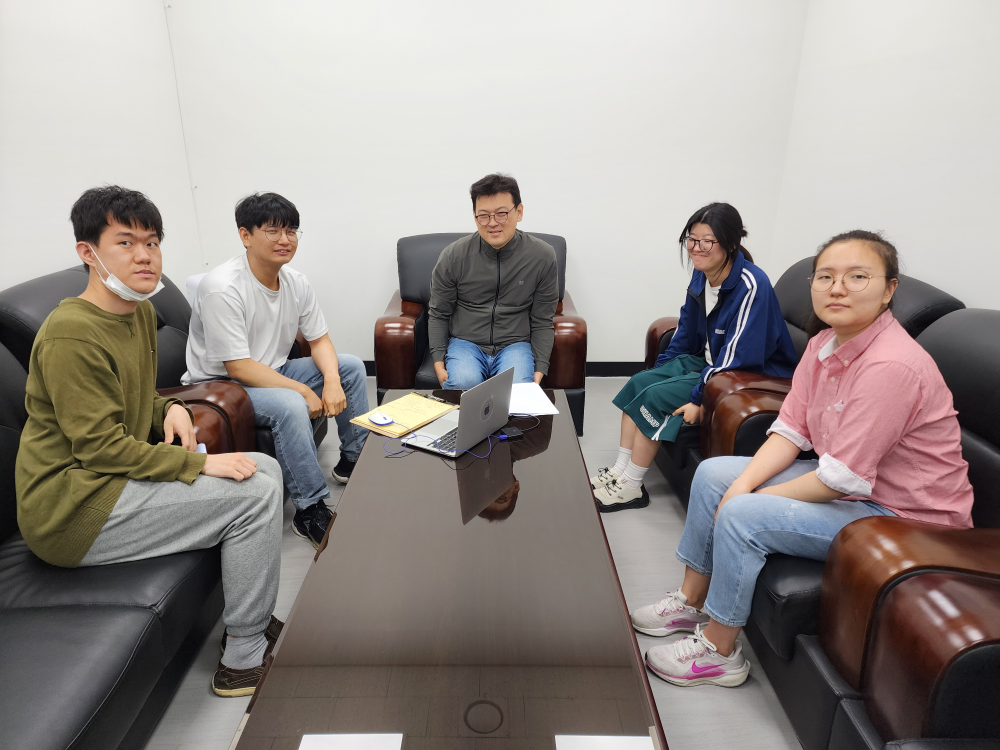
//> input picture opencv_ex/data/20260604_113829.jpg, 4000 x 3000 px, given in place of the camera (shown at 1/4 size)
$ ./52_orb   (built with g++ and OpenCV 4)
//> lines starting //> are read from the running program, lines starting //| are printed output that depends on the picture; after the words box and inside, x2 and y2 are one past the last pixel; in counts of white or black regions, pixels touching at a corner belong together
### opencv_ex/part5/colors.hpp
#pragma once
#include <opencv2/opencv.hpp>

namespace Color{
    inline const cv::Scalar Black{0, 0, 0};
    inline const cv::Scalar White{255, 255, 255};

    inline const cv::Scalar Red{0, 0, 255};
    inline const cv::Scalar Green{0, 255, 0};
    inline const cv::Scalar Blue{255, 0, 0};

    inline const cv::Scalar Yellow{0, 255, 255};
    inline const cv::Scalar Cyan{255, 255, 0};
    inline const cv::Scalar Magenta{255, 0, 255};

    inline const cv::Scalar Gray{128, 128, 128};
    inline const cv::Scalar Orange{0, 165, 255};
    inline const cv::Scalar Purple{128, 0, 128};
    inline const cv::Scalar Pink{203, 192, 255};
}

### opencv_ex/part5/52_orb.cpp
#include "colors.hpp"
#include <iostream>
#include <opencv2/opencv.hpp>
#include <vector>

using namespace std;
using namespace cv;

const String folderPath = "/home/aa/kuBig2026/opencv_ex/data/";

int main()
{
    VideoCapture cap(0, CAP_V4L2);

    cap.set(CAP_PROP_FOURCC, VideoWriter::fourcc('M', 'J', 'P', 'G'));
    cap.set(CAP_PROP_FRAME_WIDTH, 640);
    cap.set(CAP_PROP_FRAME_HEIGHT, 480);
    cap.set(CAP_PROP_FPS, 30);

    Ptr<Feature2D> feature = ORB::create();
    vector<KeyPoint> keypoints;
    vector<Point2f> corners;
    Mat img, img1, img2, gray_img, desc;
    while (true)
    {
        cap >> img;
//> img is the input picture: 3000 rows x 4000 cols, CV_8UC3; mean B, G, R 138.6, 142.7, 150.1
        img1 = img.clone();
        img2 = img.clone();

        // FAST
        cvtColor(img, gray_img, COLOR_BGR2GRAY);
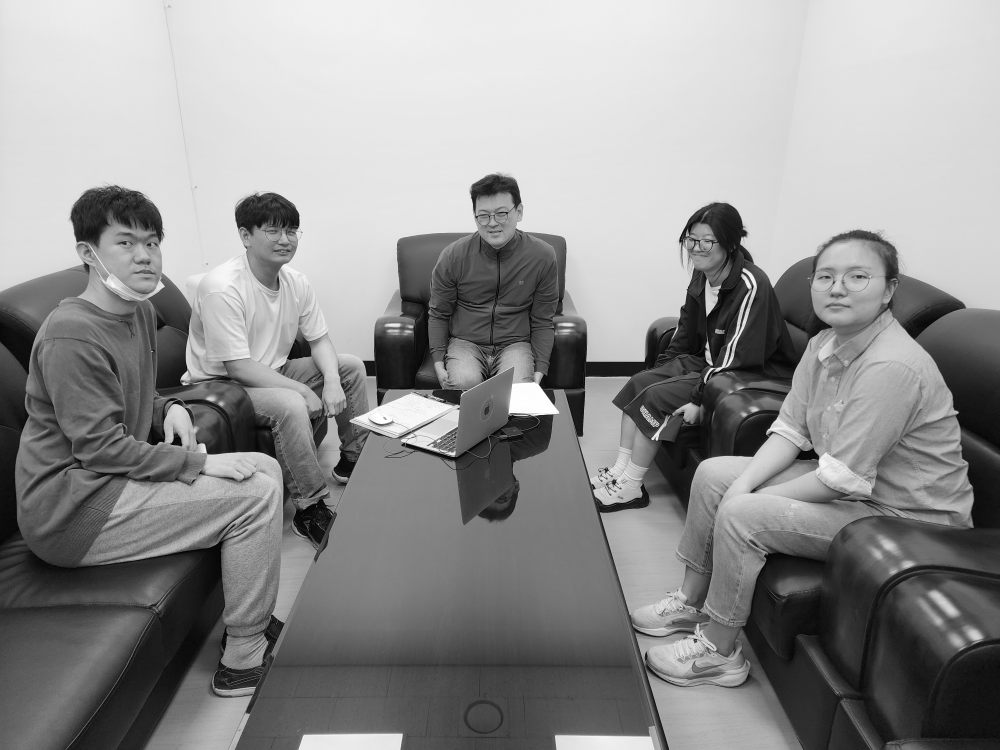
//> gray_img: 3000 rows x 4000 cols, CV_8UC1 (shown at 1/4 size); min 0, max 255, mean 144.5
        FAST(gray_img, keypoints, 60, true);
//> keypoints = 1297 keypoints; strongest (x, y, size): (2620, 1705, 7), (2577, 1446, 7), (2614, 1707, 7), (2584, 1674, 7)
        for (auto &k : keypoints)
        {
            circle(img, Point(cvRound(k.pt.x), cvRound(k.pt.y)), 5, Color::Red, 2);
        }
//> this loop made 1297 passes
//> k on passes 1 to 3: keypoint at (1984, 703), size 7, keypoint at (2014, 706), size 7, keypoint at (2061, 725), size 7
        imshow("img", img);

        // goodFeature
        goodFeaturesToTrack(gray_img, corners, 1000, 0.01, 10);
//> corners = 1000 Points (x, y), first 12: [2446, 1928], [1709, 1587], [2345, 1445], [2570, 1658], [2418, 1880], [2567, 1642], [2589, 1648], [2581, 1640], [2618, 1683], [2577, 1446], [2620, 1704], [2602, 1691]
        for (auto &p : corners)
        {
            circle(img1, Point(p.x, p.y), 5, Color::Red, 2);
        }
//> this loop made 1000 passes
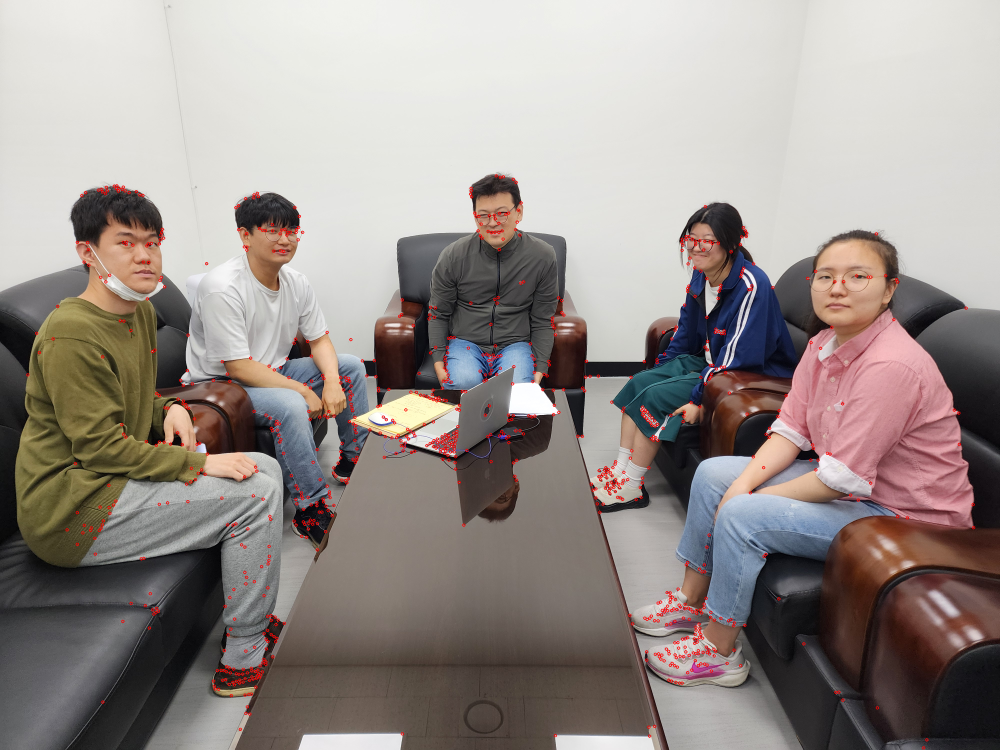
//> img1: 3000 rows x 4000 cols, CV_8UC3 (shown at 1/4 size); mean B, G, R 137.8, 141.9, 151.1
        imshow("img1", img1);

        // ORB
        // feature->detect(img, keypoints);
        // feature->compute(img, keypoints, dst);
        feature->detectAndCompute(img2, noArray(), keypoints, desc);
//> keypoints = 500 keypoints; strongest (x, y, size): (2625, 1690, 31), (2620, 1702, 37.2), (2569, 1656, 31), (2597, 1659, 31)
        drawKeypoints(img2, keypoints, img2, Scalar::all(-1), DrawMatchesFlags::DRAW_RICH_KEYPOINTS);

        imshow("img2", img2);
        if (waitKey(33) == 27)
//> the Esc key is pressed
            break;
    }
    destroyAllWindows();
    return 0;
}

$ run again, on opencv_ex/data/building.jpg
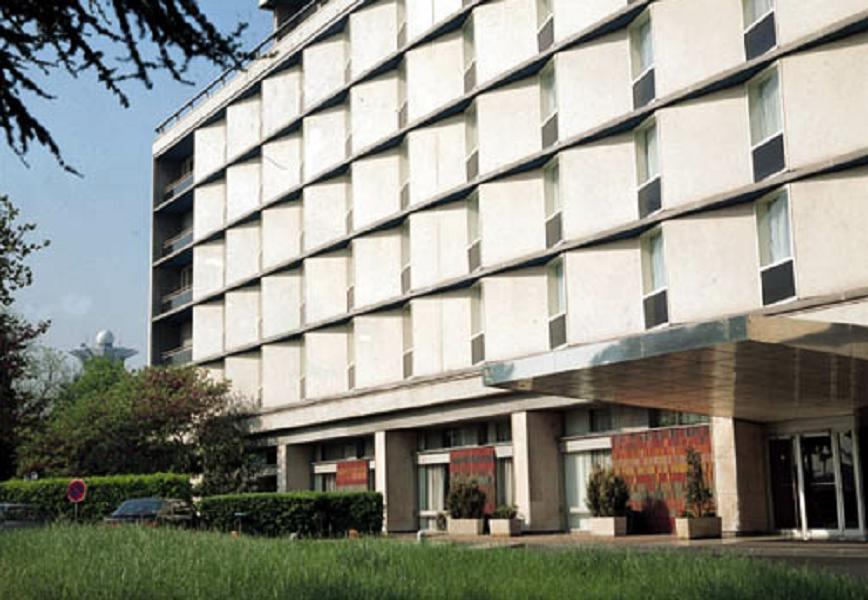
//> input picture opencv_ex/data/building.jpg, 868 x 600 px, given in place of the camera
//> img is the input picture: 600 rows x 868 cols, CV_8UC3; mean B, G, R 133.7, 143.6, 142.9
//> `FAST(gray_img, keypoints, 60, true);`: keypoints = 579 keypoints; strongest (x, y, size): (198, 514, 7), (791, 261, 7), (772, 13, 7), (781, 135, 7)
//> the loop `for (auto &k : keypoints)` made 579 passes
//> k on passes 1 to 3: keypoint at (176, 3), size 7, keypoint at (260, 3), size 7, keypoint at (629, 3), size 7
//> corners = 1000 Points (x, y), first 12: [198, 514], [15, 20], [781, 134], [764, 304], [4, 70], [791, 261], [31, 247], [772, 13], [3, 247], [111, 87], [259, 278], [370, 467]
//> the loop `for (auto &p : corners)` made 1000 passes
//> after the loop `for (auto &p : corners)`:
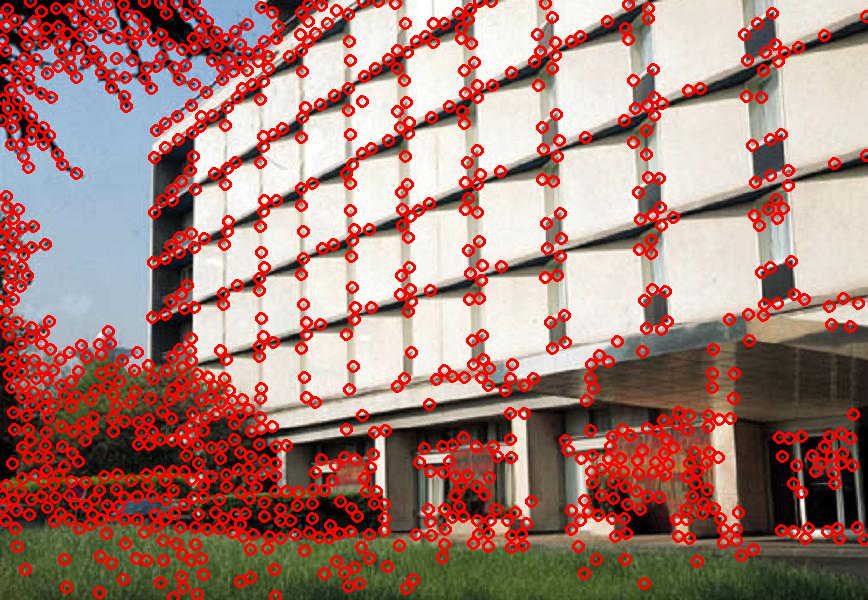
//> img1: 600 rows x 868 cols, CV_8UC3; 16.38% of pixels changed, all inside (x1, y1, x2, y2) = (0, 0, 868, 600)
//> `feature->detectAndCompute(img2, noArray(), keypoints, desc);`: keypoints = 500 keypoints; strongest (x, y, size): (491, 521, 44.6), (490, 522, 37.2), (262, 278, 31), (491, 520, 53.6)
//> `drawKeypoints(img2, keypoints, img2, Scalar::all(-1), DrawMatchesFlags..`:
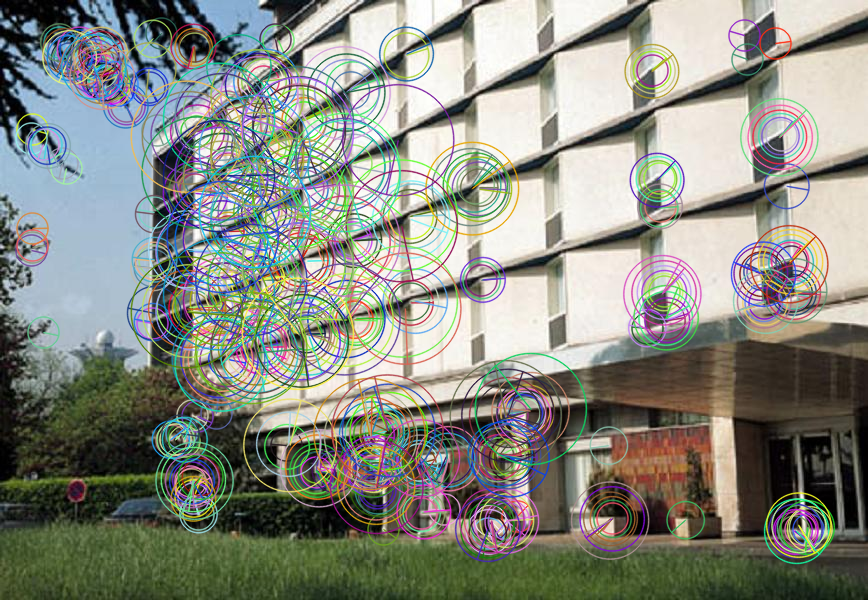
//> img2: 600 rows x 868 cols, CV_8UC3; mean B, G, R 129.1, 138.9, 136.5

$ run again, on opencv_ex/data/butterfly.jpg
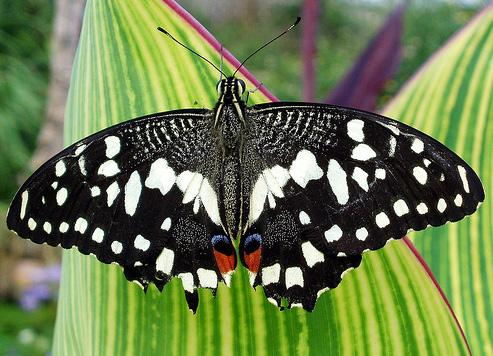
//> input picture opencv_ex/data/butterfly.jpg, 493 x 356 px, given in place of the camera
//> img is the input picture: 356 rows x 493 cols, CV_8UC3; mean B, G, R 77.2, 123.6, 107
//> `FAST(gray_img, keypoints, 60, true);`: keypoints = 1388 keypoints; strongest (x, y, size): (55, 187, 7), (52, 185, 7), (158, 123, 7), (48, 232, 7)
//> the loop `for (auto &k : keypoints)` made 1388 passes
//> k on passes 1 to 3: keypoint at (300, 18), size 7, keypoint at (293, 25), size 7, keypoint at (290, 28), size 7
//> corners = 381 Points (x, y), first 12: [158, 124], [109, 205], [302, 286], [430, 162], [157, 270], [458, 166], [366, 191], [287, 288], [310, 114], [192, 292], [338, 255], [269, 114]
//> the loop `for (auto &p : corners)` made 381 passes
//> after the loop `for (auto &p : corners)`:
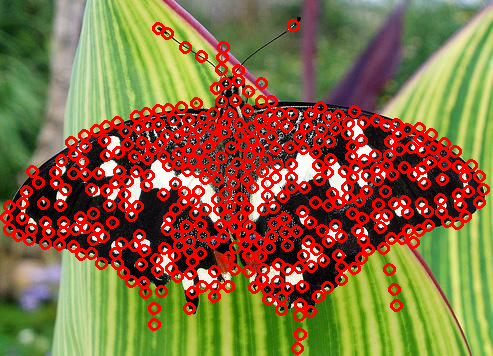
//> img1: 356 rows x 493 cols, CV_8UC3; 18.41% of pixels changed, all inside (x1, y1, x2, y2) = (0, 19, 490, 355)
//> `feature->detectAndCompute(img2, noArray(), keypoints, desc);`: keypoints = 500 keypoints; strongest (x, y, size): (53, 185, 37.2), (137, 262, 31), (272, 206, 31), (31, 219, 31)
//> `drawKeypoints(img2, keypoints, img2, Scalar::all(-1), DrawMatchesFlags..`:
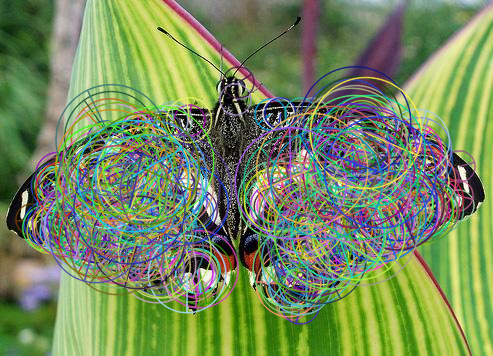
//> img2: 356 rows x 493 cols, CV_8UC3; mean B, G, R 93.3, 138, 118.1

$ run again, on opencv_ex/data/img1.jpg
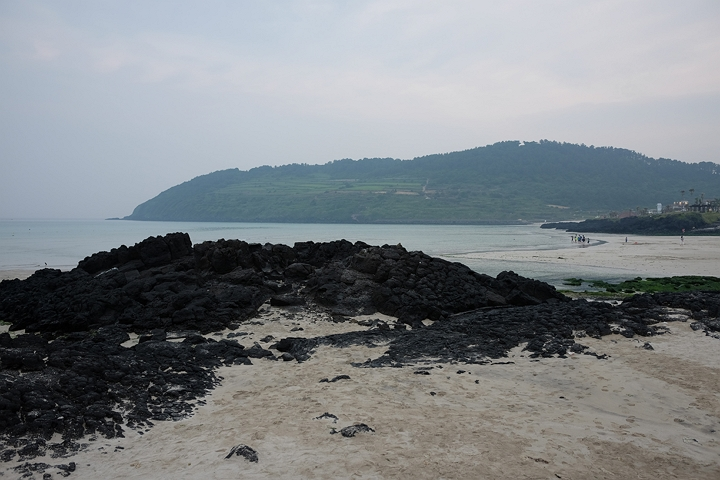
//> input picture opencv_ex/data/img1.jpg, 720 x 480 px, given in place of the camera
//> img is the input picture: 480 rows x 720 cols, CV_8UC3; mean B, G, R 134.2, 130.6, 125.7
//> `FAST(gray_img, keypoints, 60, true);`: keypoints = 695 keypoints; strongest (x, y, size): (353, 243, 7), (192, 246, 7), (314, 242, 7), (109, 251, 7)
//> the loop `for (auto &k : keypoints)` made 695 passes
//> k on passes 1 to 3: keypoint at (540, 140), size 7, keypoint at (546, 140), size 7, keypoint at (533, 141), size 7
//> corners = 814 Points (x, y), first 12: [353, 243], [380, 246], [127, 247], [192, 247], [120, 344], [195, 398], [621, 301], [399, 243], [295, 243], [583, 240], [109, 251], [422, 321]
//> the loop `for (auto &p : corners)` made 814 passes
//> after the loop `for (auto &p : corners)`:
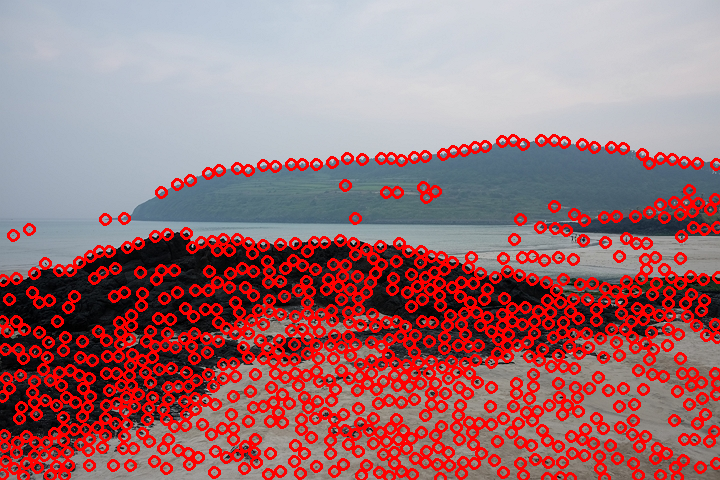
//> img1: 480 rows x 720 cols, CV_8UC3; 19.9% of pixels changed, all inside (x1, y1, x2, y2) = (0, 134, 720, 480)
//> `feature->detectAndCompute(img2, noArray(), keypoints, desc);`: keypoints = 500 keypoints; strongest (x, y, size): (291, 246, 31), (353, 243, 31), (620, 302, 31), (192, 246, 31)
//> `drawKeypoints(img2, keypoints, img2, Scalar::all(-1), DrawMatchesFlags..`:
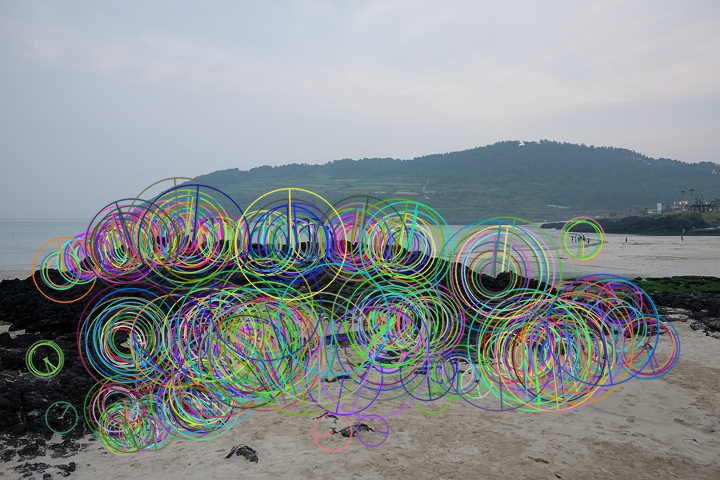
//> img2: 480 rows x 720 cols, CV_8UC3; mean B, G, R 143.2, 141.5, 134.7
